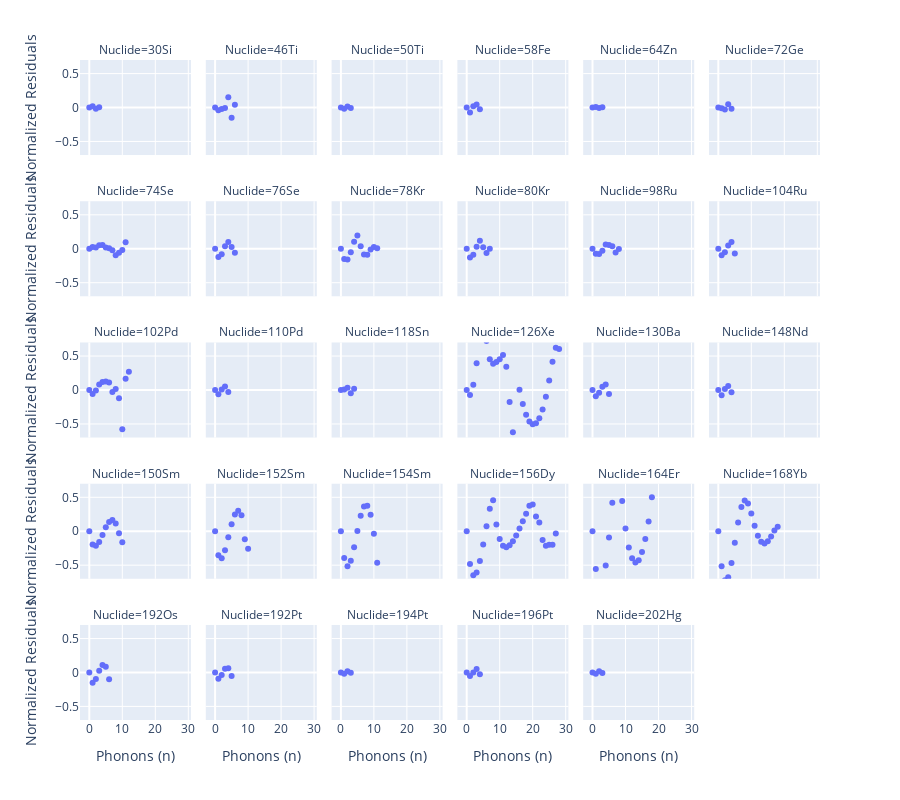

Notebook source saved alongside this figure:
### Code cell
residuals_df = merged.copy()
residuals_df = residuals_df.reset_index()
residuals_df["name"] = residuals_df["a"].astype(str) + residuals_df["symbol"]
residuals_df["residuals"] = residuals_df["energy"] - residuals_df["energy_pred"]
residuals_df["normalized_residuals"] = residuals_df["residuals"] / residuals_df["energy_quantum"]

best_residuals = get_best_r2(residuals_df, 0.9987)
fig = px.scatter(best_residuals, x="quanta", y="normalized_residuals", facet_col="name", facet_col_wrap=6, 
                 labels={"quanta": "Phonons (n)", "normalized_residuals": "Normalized Residuals", "name": "Nuclide"},
                 height=800)
                 
fig.update_yaxes(range=[-0.7, 0.7])
fig.show()

### Figure 1 — Plotly figure (JSON) as saved in the notebook; plotly's stock layout.template omitted (floating-point values rounded to 4 significant figures)
{"data": [{"hovertemplate": "Nuclide=30Si<br>Phonons (n)=%{x}<br>Normalized Residuals=%{y}<extra></extra>", "legendgroup": "", "marker": {"color": "#636efa", "symbol": "circle"}, "mode": "markers", "name": "", "orientation": "v", "showlegend": false, "type": "scatter", "x": [0, 1, 2, 3], "xaxis": "x25", "y": [0, 0.0169, -0.0169, 0.005632], "yaxis": "y25"}, {"hovertemplate": "Nuclide=46Ti<br>Phonons (n)=%{x}<br>Normalized Residuals=%{y}<extra></extra>", "legendgroup": "", "marker": {"color": "#636efa", "symbol": "circle"}, "mode": "markers", "name": "", "orientation": "v", "showlegend": false, "type": "scatter", "x": [0, 1, 2, 3, 4, 5, 6], "xaxis": "x26", "y": [0, -0.04201, -0.02223, -0.008316, 0.1512, -0.1493, 0.04222], "yaxis": "y26"}, {"hovertemplate": "Nuclide=50Ti<br>Phonons (n)=%{x}<br>Normalized Residuals=%{y}<extra></extra>", "legendgroup": "", "marker": {"color": "#636efa", "symbol": "circle"}, "mode": "markers", "name": "", "orientation": "v", "showlegend": false, "type": "scatter", "x": [0, 1, 2, 3], "xaxis": "x27", "y": [0, -0.01646, 0.01646, -0.005487], "yaxis": "y27"}, {"hovertemplate": "Nuclide=58Fe<br>Phonons (n)=%{x}<br>Normalized Residuals=%{y}<extra></extra>", "legendgroup": "", "marker": {"color": "#636efa", "symbol": "circle"}, "mode": "markers", "name": "", "orientation": "v", "showlegend": false, "type": "scatter", "x": [0, 1, 2, 3, 4], "xaxis": "x28", "y": [0, -0.07206, 0.01966, 0.04585, -0.0262], "yaxis": "y28"}, {"hovertemplate": "Nuclide=64Zn<br>Phonons (n)=%{x}<br>Normalized Residuals=%{y}<extra></extra>", "legendgroup": "", "marker": {"color": "#636efa", "symbol": "circle"}, "mode": "markers", "name": "", "orientation": "v", "showlegend": false, "type": "scatter", "x": [0, 1, 2, 3], "xaxis": "x29", "y": [0, 0.007673, -0.007673, 0.002558], "yaxis": "y29"}, {"hovertemplate": "Nuclide=72Ge<br>Phonons (n)=%{x}<br>Normalized Residuals=%{y}<extra></extra>", "legendgroup": "", "marker": {"color": "#636efa", "symbol": "circle"}, "mode": "markers", "name": "", "orientation": "v", "showlegend": false, "type": "scatter", "x": [0, 1, 2, 3, 4], "xaxis": "x30", "y": [0, -0.01003, -0.02905, 0.04877, -0.01954], "yaxis": "y30"}, {"hovertemplate": "Nuclide=74Se<br>Phonons (n)=%{x}<br>Normalized Residuals=%{y}<extra></extra>", "legendgroup": "", "marker": {"color": "#636efa", "symbol": "circle"}, "mode": "markers", "name": "", "orientation": "v", "showlegend": false, "type": "scatter", "x": [0, 1, 2, 3, 4, 5, 6, 7, 8, 9, 10, 11], "xaxis": "x19", "y": [0, 0.02678, 0.01855, 0.04997, 0.05444, 0.01942, 0.006389, -0.02225, -0.09413, -0.05705, -0.01905, 0.09507], "yaxis": "y19"}, {"hovertemplate": "Nuclide=76Se<br>Phonons (n)=%{x}<br>Normalized Residuals=%{y}<extra></extra>", "legendgroup": "", "marker": {"color": "#636efa", "symbol": "circle"}, "mode": "markers", "name": "", "orientation": "v", "showlegend": false, "type": "scatter", "x": [0, 1, 2, 3, 4, 5, 6], "xaxis": "x20", "y": [0, -0.1214, -0.08158, 0.03627, 0.1002, 0.02631, -0.05944], "yaxis": "y20"}, {"hovertemplate": "Nuclide=78Kr<br>Phonons (n)=%{x}<br>Normalized Residuals=%{y}<extra></extra>", "legendgroup": "", "marker": {"color": "#636efa", "symbol": "circle"}, "mode": "markers", "name": "", "orientation": "v", "showlegend": false, "type": "scatter", "x": [0, 1, 2, 3, 4, 5, 6, 7, 8, 9, 10, 11], "xaxis": "x21", "y": [0, -0.1519, -0.1593, -0.05091, 0.1047, 0.1951, 0.03842, -0.08312, -0.0866, -0.01098, 0.02763, 0.008714], "yaxis": "y21"}, {"hovertemplate": "Nuclide=80Kr<br>Phonons (n)=%{x}<br>Normalized Residuals=%{y}<extra></extra>", "legendgroup": "", "marker": {"color": "#636efa", "symbol": "circle"}, "mode": "markers", "name": "", "orientation": "v", "showlegend": false, "type": "scatter", "x": [0, 1, 2, 3, 4, 5, 6, 7], "xaxis": "x22", "y": [0, -0.1291, -0.08783, 0.03017, 0.1196, 0.0223, -0.06115, -0.001236], "yaxis": "y22"}, {"hovertemplate": "Nuclide=98Ru<br>Phonons (n)=%{x}<br>Normalized Residuals=%{y}<extra></extra>", "legendgroup": "", "marker": {"color": "#636efa", "symbol": "circle"}, "mode": "markers", "name": "", "orientation": "v", "showlegend": false, "type": "scatter", "x": [0, 1, 2, 3, 4, 5, 6, 7, 8], "xaxis": "x23", "y": [0, -0.07292, -0.0768, -0.0311, 0.06407, 0.05441, 0.0374, -0.05593, -0.005175], "yaxis": "y23"}, {"hovertemplate": "Nuclide=104Ru<br>Phonons (n)=%{x}<br>Normalized Residuals=%{y}<extra></extra>", "legendgroup": "", "marker": {"color": "#636efa", "symbol": "circle"}, "mode": "markers", "name": "", "orientation": "v", "showlegend": false, "type": "scatter", "x": [0, 1, 2, 3, 4, 5], "xaxis": "x24", "y": [0, -0.09735, -0.05153, 0.04927, 0.1007, -0.07007], "yaxis": "y24"}, {"hovertemplate": "Nuclide=102Pd<br>Phonons (n)=%{x}<br>Normalized Residuals=%{y}<extra></extra>", "legendgroup": "", "marker": {"color": "#636efa", "symbol": "circle"}, "mode": "markers", "name": "", "orientation": "v", "showlegend": false, "type": "scatter", "x": [0, 1, 2, 3, 4, 5, 6, 7, 8, 9, 10, 11, 12], "xaxis": "x13", "y": [0, -0.05944, -0.005567, 0.08218, 0.1196, 0.1265, 0.111, -0.03098, 0.0141, -0.1234, -0.5793, 0.1675, 0.2676], "yaxis": "y13"}, {"hovertemplate": "Nuclide=110Pd<br>Phonons (n)=%{x}<br>Normalized Residuals=%{y}<extra></extra>", "legendgroup": "", "marker": {"color": "#636efa", "symbol": "circle"}, "mode": "markers", "name": "", "orientation": "v", "showlegend": false, "type": "scatter", "x": [0, 1, 2, 3, 4], "xaxis": "x14", "y": [0, -0.06429, 0.009003, 0.05228, -0.02764], "yaxis": "y14"}, {"hovertemplate": "Nuclide=118Sn<br>Phonons (n)=%{x}<br>Normalized Residuals=%{y}<extra></extra>", "legendgroup": "", "marker": {"color": "#636efa", "symbol": "circle"}, "mode": "markers", "name": "", "orientation": "v", "showlegend": false, "type": "scatter", "x": [0, 1, 2, 3, 4], "xaxis": "x15", "y": [0, 0.005615, 0.03139, -0.04746, 0.0185], "yaxis": "y15"}, {"hovertemplate": "Nuclide=126Xe<br>Phonons (n)=%{x}<br>Normalized Residuals=%{y}<extra></extra>", "legendgroup": "", "marker": {"color": "#636efa", "symbol": "circle"}, "mode": "markers", "name": "", "orientation": "v", "showlegend": false, "type": "scatter", "x": [0, 1, 2, 3, 4, 5, 6, 7, 8, 9, 10, 11, 12, 13, 14, 15, 16, 17, 18, 19, 20, 21, 22, 23, 24, 25, 26, 27, 28], "xaxis": "x16", "y": [0, -0.07194, 0.07916, 0.3933, 0.7945, 1.211, 0.7213, 0.4543, 0.3855, 0.413, 0.4535, 0.5149, 0.3415, -0.1785, -0.6223, -1.251, 0.002553, -0.207, -0.3649, -0.4633, -0.505, -0.489, -0.4155, -0.2869, -0.09941, 0.1401, 0.4148, 0.6238, 0.6037], "yaxis": "y16"}, {"hovertemplate": "Nuclide=130Ba<br>Phonons (n)=%{x}<br>Normalized Residuals=%{y}<extra></extra>", "legendgroup": "", "marker": {"color": "#636efa", "symbol": "circle"}, "mode": "markers", "name": "", "orientation": "v", "showlegend": false, "type": "scatter", "x": [0, 1, 2, 3, 4, 5], "xaxis": "x17", "y": [0, -0.09074, -0.04077, 0.0467, 0.08185, -0.05904], "yaxis": "y17"}, {"hovertemplate": "Nuclide=148Nd<br>Phonons (n)=%{x}<br>Normalized Residuals=%{y}<extra></extra>", "legendgroup": "", "marker": {"color": "#636efa", "symbol": "circle"}, "mode": "markers", "name": "", "orientation": "v", "showlegend": false, "type": "scatter", "x": [0, 1, 2, 3, 4], "xaxis": "x18", "y": [0, -0.0782, 0.01463, 0.05869, -0.03178], "yaxis": "y18"}, {"hovertemplate": "Nuclide=150Sm<br>Phonons (n)=%{x}<br>Normalized Residuals=%{y}<extra></extra>", "legendgroup": "", "marker": {"color": "#636efa", "symbol": "circle"}, "mode": "markers", "name": "", "orientation": "v", "showlegend": false, "type": "scatter", "x": [0, 1, 2, 3, 4, 5, 6, 7, 8, 9, 10], "xaxis": "x7", "y": [0, -0.1941, -0.2149, -0.1575, -0.05443, 0.05917, 0.1375, 0.1642, 0.1154, -0.03052, -0.1605], "yaxis": "y7"}, {"hovertemplate": "Nuclide=152Sm<br>Phonons (n)=%{x}<br>Normalized Residuals=%{y}<extra></extra>", "legendgroup": "", "marker": {"color": "#636efa", "symbol": "circle"}, "mode": "markers", "name": "", "orientation": "v", "showlegend": false, "type": "scatter", "x": [0, 1, 2, 3, 4, 5, 6, 7, 8, 9, 10], "xaxis": "x8", "y": [0, -0.3538, -0.399, -0.2797, -0.09002, 0.1032, 0.2483, 0.3036, 0.2353, -0.1193, -0.2588], "yaxis": "y8"}, {"hovertemplate": "Nuclide=154Sm<br>Phonons (n)=%{x}<br>Normalized Residuals=%{y}<extra></extra>", "legendgroup": "", "marker": {"color": "#636efa", "symbol": "circle"}, "mode": "markers", "name": "", "orientation": "v", "showlegend": false, "type": "scatter", "x": [0, 1, 2, 3, 4, 5, 6, 7, 8, 9, 10, 11], "xaxis": "x9", "y": [0, -0.3952, -0.5145, -0.4347, -0.2374, 0.00522, 0.2272, 0.3662, 0.3772, 0.244, -0.03781, -0.4646], "yaxis": "y9"}, {"hovertemplate": "Nuclide=156Dy<br>Phonons (n)=%{x}<br>Normalized Residuals=%{y}<extra></extra>", "legendgroup": "", "marker": {"color": "#636efa", "symbol": "circle"}, "mode": "markers", "name": "", "orientation": "v", "showlegend": false, "type": "scatter", "x": [0, 1, 2, 3, 4, 5, 6, 7, 8, 9, 10, 11, 12, 13, 14, 15, 16, 17, 18, 19, 20, 21, 22, 23, 24, 25, 26, 27], "xaxis": "x10", "y": [0, -0.4829, -0.6499, -0.6092, -0.4392, -0.195, 0.07524, 0.3327, 0.4572, 0.0995, -0.1144, -0.2145, -0.2365, -0.2081, -0.1474, -0.06186, 0.03875, 0.1458, 0.2582, 0.3766, 0.3922, 0.218, 0.1272, -0.1291, -0.2138, -0.199, -0.1973, -0.03222], "yaxis": "y10"}, {"hovertemplate": "Nuclide=164Er<br>Phonons (n)=%{x}<br>Normalized Residuals=%{y}<extra></extra>", "legendgroup": "", "marker": {"color": "#636efa", "symbol": "circle"}, "mode": "markers", "name": "", "orientation": "v", "showlegend": false, "type": "scatter", "x": [0, 1, 2, 3, 4, 5, 6, 7, 8, 9, 10, 11, 12, 13, 14, 15, 16, 17, 18], "xaxis": "x11", "y": [0, -0.5573, -0.7941, -0.7577, -0.5045, -0.09292, 0.4192, 0.9532, 0.9553, 0.446, 0.03894, -0.2385, -0.3992, -0.4608, -0.4281, -0.3058, -0.1134, 0.1443, 0.5007], "yaxis": "y11"}, {"hovertemplate": "Nuclide=168Yb<br>Phonons (n)=%{x}<br>Normalized Residuals=%{y}<extra></extra>", "legendgroup": "", "marker": {"color": "#636efa", "symbol": "circle"}, "mode": "markers", "name": "", "orientation": "v", "showlegend": false, "type": "scatter", "x": [0, 1, 2, 3, 4, 5, 6, 7, 8, 9, 10, 11, 12, 13, 14, 15, 16, 17, 18], "xaxis": "x12", "y": [0, -0.5151, -0.7209, -0.6793, -0.4667, -0.1683, 0.1302, 0.3558, 0.4541, 0.4092, 0.2596, 0.08174, -0.06644, -0.1545, -0.1797, -0.1487, -0.07692, 0.01185, 0.06677], "yaxis": "y12"}, {"hovertemplate": "Nuclide=192Os<br>Phonons (n)=%{x}<br>Normalized Residuals=%{y}<extra></extra>", "legendgroup": "", "marker": {"color": "#636efa", "symbol": "circle"}, "mode": "markers", "name": "", "orientation": "v", "showlegend": false, "type": "scatter", "x": [0, 1, 2, 3, 4, 5, 6], "xaxis": "x", "y": [0, -0.151, -0.09564, 0.02483, 0.1104, 0.08274, -0.09789], "yaxis": "y"}, {"hovertemplate": "Nuclide=192Pt<br>Phonons (n)=%{x}<br>Normalized Residuals=%{y}<extra></extra>", "legendgroup": "", "marker": {"color": "#636efa", "symbol": "circle"}, "mode": "markers", "name": "", "orientation": "v", "showlegend": false, "type": "scatter", "x": [0, 1, 2, 3, 4, 5], "xaxis": "x2", "y": [0, -0.09107, -0.03577, 0.05447, 0.06302, -0.05057], "yaxis": "y2"}, {"hovertemplate": "Nuclide=194Pt<br>Phonons (n)=%{x}<br>Normalized Residuals=%{y}<extra></extra>", "legendgroup": "", "marker": {"color": "#636efa", "symbol": "circle"}, "mode": "markers", "name": "", "orientation": "v", "showlegend": false, "type": "scatter", "x": [0, 1, 2, 3], "xaxis": "x3", "y": [0, -0.0173, 0.0173, -0.005765], "yaxis": "y3"}, {"hovertemplate": "Nuclide=196Pt<br>Phonons (n)=%{x}<br>Normalized Residuals=%{y}<extra></extra>", "legendgroup": "", "marker": {"color": "#636efa", "symbol": "circle"}, "mode": "markers", "name": "", "orientation": "v", "showlegend": false, "type": "scatter", "x": [0, 1, 2, 3, 4], "xaxis": "x4", "y": [0, -0.05149, -0.000539, 0.05221, -0.02602], "yaxis": "y4"}, {"hovertemplate": "Nuclide=202Hg<br>Phonons (n)=%{x}<br>Normalized Residuals=%{y}<extra></extra>", "legendgroup": "", "marker": {"color": "#636efa", "symbol": "circle"}, "mode": "markers", "name": "", "orientation": "v", "showlegend": false, "type": "scatter", "x": [0, 1, 2, 3], "xaxis": "x5", "y": [0, -0.01841, 0.01841, -0.006137], "yaxis": "y5"}], "layout": {"annotations": [{"font": {}, "showarrow": false, "text": "Nuclide=192Os", "x": 0.075, "xanchor": "center", "xref": "paper", "y": 0.144, "yanchor": "bottom", "yref": "paper"}, {"font": {}, "showarrow": false, "text": "Nuclide=192Pt", "x": 0.245, "xanchor": "center", "xref": "paper", "y": 0.144, "yanchor": "bottom", "yref": "paper"}, {"font": {}, "showarrow": false, "text": "Nuclide=194Pt", "x": 0.415, "xanchor": "center", "xref": "paper", "y": 0.144, "yanchor": "bottom", "yref": "paper"}, {"font": {}, "showarrow": false, "text": "Nuclide=196Pt", "x": 0.585, "xanchor": "center", "xref": "paper", "y": 0.144, "yanchor": "bottom", "yref": "paper"}, {"font": {}, "showarrow": false, "text": "Nuclide=202Hg", "x": 0.755, "xanchor": "center", "xref": "paper", "y": 0.144, "yanchor": "bottom", "yref": "paper"}, {"font": {}, "showarrow": false, "text": "Nuclide=150Sm", "x": 0.075, "xanchor": "center", "xref": "paper", "y": 0.358, "yanchor": "bottom", "yref": "paper"}, {"font": {}, "showarrow": false, "text": "Nuclide=152Sm", "x": 0.245, "xanchor": "center", "xref": "paper", "y": 0.358, "yanchor": "bottom", "yref": "paper"}, {"font": {}, "showarrow": false, "text": "Nuclide=154Sm", "x": 0.415, "xanchor": "center", "xref": "paper", "y": 0.358, "yanchor": "bottom", "yref": "paper"}, {"font": {}, "showarrow": false, "text": "Nuclide=156Dy", "x": 0.585, "xanchor": "center", "xref": "paper", "y": 0.358, "yanchor": "bottom", "yref": "paper"}, {"font": {}, "showarrow": false, "text": "Nuclide=164Er", "x": 0.755, "xanchor": "center", "xref": "paper", "y": 0.358, "yanchor": "bottom", "yref": "paper"}, {"font": {}, "showarrow": false, "text": "Nuclide=168Yb", "x": 0.925, "xanchor": "center", "xref": "paper", "y": 0.358, "yanchor": "bottom", "yref": "paper"}, {"font": {}, "showarrow": false, "text": "Nuclide=102Pd", "x": 0.075, "xanchor": "center", "xref": "paper", "y": 0.572, "yanchor": "bottom", "yref": "paper"}, {"font": {}, "showarrow": false, "text": "Nuclide=110Pd", "x": 0.245, "xanchor": "center", "xref": "paper", "y": 0.572, "yanchor": "bottom", "yref": "paper"}, {"font": {}, "showarrow": false, "text": "Nuclide=118Sn", "x": 0.415, "xanchor": "center", "xref": "paper", "y": 0.572, "yanchor": "bottom", "yref": "paper"}, {"font": {}, "showarrow": false, "text": "Nuclide=126Xe", "x": 0.585, "xanchor": "center", "xref": "paper", "y": 0.572, "yanchor": "bottom", "yref": "paper"}, {"font": {}, "showarrow": false, "text": "Nuclide=130Ba", "x": 0.755, "xanchor": "center", "xref": "paper", "y": 0.572, "yanchor": "bottom", "yref": "paper"}, {"font": {}, "showarrow": false, "text": "Nuclide=148Nd", "x": 0.925, "xanchor": "center", "xref": "paper", "y": 0.572, "yanchor": "bottom", "yref": "paper"}, {"font": {}, "showarrow": false, "text": "Nuclide=74Se", "x": 0.075, "xanchor": "center", "xref": "paper", "y": 0.786, "yanchor": "bottom", "yref": "paper"}, {"font": {}, "showarrow": false, "text": "Nuclide=76Se", "x": 0.245, "xanchor": "center", "xref": "paper", "y": 0.786, "yanchor": "bottom", "yref": "paper"}, {"font": {}, "showarrow": false, "text": "Nuclide=78Kr", "x": 0.415, "xanchor": "center", "xref": "paper", "y": 0.786, "yanchor": "bottom", "yref": "paper"}, {"font": {}, "showarrow": false, "text": "Nuclide=80Kr", "x": 0.585, "xanchor": "center", "xref": "paper", "y": 0.786, "yanchor": "bottom", "yref": "paper"}, {"font": {}, "showarrow": false, "text": "Nuclide=98Ru", "x": 0.755, "xanchor": "center", "xref": "paper", "y": 0.786, "yanchor": "bottom", "yref": "paper"}, {"font": {}, "showarrow": false, "text": "Nuclide=104Ru", "x": 0.925, "xanchor": "center", "xref": "paper", "y": 0.786, "yanchor": "bottom", "yref": "paper"}, {"font": {}, "showarrow": false, "text": "Nuclide=30Si", "x": 0.075, "xanchor": "center", "xref": "paper", "y": 1, "yanchor": "bottom", "yref": "paper"}, {"font": {}, "showarrow": false, "text": "Nuclide=46Ti", "x": 0.245, "xanchor": "center", "xref": "paper", "y": 1, "yanchor": "bottom", "yref": "paper"}, {"font": {}, "showarrow": false, "text": "Nuclide=50Ti", "x": 0.415, "xanchor": "center", "xref": "paper", "y": 1, "yanchor": "bottom", "yref": "paper"}, {"font": {}, "showarrow": false, "text": "Nuclide=58Fe", "x": 0.585, "xanchor": "center", "xref": "paper", "y": 1, "yanchor": "bottom", "yref": "paper"}, {"font": {}, "showarrow": false, "text": "Nuclide=64Zn", "x": 0.755, "xanchor": "center", "xref": "paper", "y": 1, "yanchor": "bottom", "yref": "paper"}, {"font": {}, "showarrow": false, "text": "Nuclide=72Ge", "x": 0.925, "xanchor": "center", "xref": "paper", "y": 1, "yanchor": "bottom", "yref": "paper"}], "height": 800, "legend": {"tracegroupgap": 0}, "margin": {"t": 60}, "xaxis": {"anchor": "y", "domain": [0, 0.15], "title": {"text": "Phonons (n)"}}, "xaxis10": {"anchor": "y10", "domain": [0.51, 0.66], "matches": "x", "showticklabels": false}, "xaxis11": {"anchor": "y11", "domain": [0.68, 0.83], "matches": "x", "showticklabels": false}, "xaxis12": {"anchor": "y12", "domain": [0.85, 1], "matches": "x", "showticklabels": false}, "xaxis13": {"anchor": "y13", "domain": [0, 0.15], "matches": "x", "showticklabels": false}, "xaxis14": {"anchor": "y14", "domain": [0.17, 0.32], "matches": "x", "showticklabels": false}, "xaxis15": {"anchor": "y15", "domain": [0.34, 0.49], "matches": "x", "showticklabels": false}, "xaxis16": {"anchor": "y16", "domain": [0.51, 0.66], "matches": "x", "showticklabels": false}, "xaxis17": {"anchor": "y17", "domain": [0.68, 0.83], "matches": "x", "showticklabels": false}, "xaxis18": {"anchor": "y18", "domain": [0.85, 1], "matches": "x", "showticklabels": false}, "xaxis19": {"anchor": "y19", "domain": [0, 0.15], "matches": "x", "showticklabels": false}, "xaxis2": {"anchor": "y2", "domain": [0.17, 0.32], "matches": "x", "title": {"text": "Phonons (n)"}}, "xaxis20": {"anchor": "y20", "domain": [0.17, 0.32], "matches": "x", "showticklabels": false}, "xaxis21": {"anchor": "y21", "domain": [0.34, 0.49], "matches": "x", "showticklabels": false}, "xaxis22": {"anchor": "y22", "domain": [0.51, 0.66], "matches": "x", "showticklabels": false}, "xaxis23": {"anchor": "y23", "domain": [0.68, 0.83], "matches": "x", "showticklabels": false}, "xaxis24": {"anchor": "y24", "domain": [0.85, 1], "matches": "x", "showticklabels": false}, "xaxis25": {"anchor": "y25", "domain": [0, 0.15], "matches": "x", "showticklabels": false}, "xaxis26": {"anchor": "y26", "domain": [0.17, 0.32], "matches": "x", "showticklabels": false}, "xaxis27": {"anchor": "y27", "domain": [0.34, 0.49], "matches": "x", "showticklabels": false}, "xaxis28": {"anchor": "y28", "domain": [0.51, 0.66], "matches": "x", "showticklabels": false}, "xaxis29": {"anchor": "y29", "domain": [0.68, 0.83], "matches": "x", "showticklabels": false}, "xaxis3": {"anchor": "y3", "domain": [0.34, 0.49], "matches": "x", "title": {"text": "Phonons (n)"}}, "xaxis30": {"anchor": "y30", "domain": [0.85, 1], "matches": "x", "showticklabels": false}, "xaxis4": {"anchor": "y4", "domain": [0.51, 0.66], "matches": "x", "title": {"text": "Phonons (n)"}}, "xaxis5": {"anchor": "y5", "domain": [0.68, 0.83], "matches": "x", "title": {"text": "Phonons (n)"}}, "xaxis6": {"anchor": "y6", "domain": [0.85, 1], "matches": "x", "title": {"text": "Phonons (n)"}}, "xaxis7": {"anchor": "y7", "domain": [0, 0.15], "matches": "x", "showticklabels": false}, "xaxis8": {"anchor": "y8", "domain": [0.17, 0.32], "matches": "x", "showticklabels": false}, "xaxis9": {"anchor": "y9", "domain": [0.34, 0.49], "matches": "x", "showticklabels": false}, "yaxis": {"anchor": "x", "domain": [0, 0.144], "range": [-0.7, 0.7], "title": {"text": "Normalized Residuals"}}, "yaxis10": {"anchor": "x10", "domain": [0.214, 0.358], "matches": "y", "range": [-0.7, 0.7], "showticklabels": false}, "yaxis11": {"anchor": "x11", "domain": [0.214, 0.358], "matches": "y", "range": [-0.7, 0.7], "showticklabels": false}, "yaxis12": {"anchor": "x12", "domain": [0.214, 0.358], "matches": "y", "range": [-0.7, 0.7], "showticklabels": false}, "yaxis13": {"anchor": "x13", "domain": [0.428, 0.572], "matches": "y", "range": [-0.7, 0.7], "title": {"text": "Normalized Residuals"}}, "yaxis14": {"anchor": "x14", "domain": [0.428, 0.572], "matches": "y", "range": [-0.7, 0.7], "showticklabels": false}, "yaxis15": {"anchor": "x15", "domain": [0.428, 0.572], "matches": "y", "range": [-0.7, 0.7], "showticklabels": false}, "yaxis16": {"anchor": "x16", "domain": [0.428, 0.572], "matches": "y", "range": [-0.7, 0.7], "showticklabels": false}, "yaxis17": {"anchor": "x17", "domain": [0.428, 0.572], "matches": "y", "range": [-0.7, 0.7], "showticklabels": false}, "yaxis18": {"anchor": "x18", "domain": [0.428, 0.572], "matches": "y", "range": [-0.7, 0.7], "showticklabels": false}, "yaxis19": {"anchor": "x19", "domain": [0.642, 0.786], "matches": "y", "range": [-0.7, 0.7], "title": {"text": "Normalized Residuals"}}, "yaxis2": {"anchor": "x2", "domain": [0, 0.144], "matches": "y", "range": [-0.7, 0.7], "showticklabels": false}, "yaxis20": {"anchor": "x20", "domain": [0.642, 0.786], "matches": "y", "range": [-0.7, 0.7], "showticklabels": false}, "yaxis21": {"anchor": "x21", "domain": [0.642, 0.786], "matches": "y", "range": [-0.7, 0.7], "showticklabels": false}, "yaxis22": {"anchor": "x22", "domain": [0.642, 0.786], "matches": "y", "range": [-0.7, 0.7], "showticklabels": false}, "yaxis23": {"anchor": "x23", "domain": [0.642, 0.786], "matches": "y", "range": [-0.7, 0.7], "showticklabels": false}, "yaxis24": {"anchor": "x24", "domain": [0.642, 0.786], "matches": "y", "range": [-0.7, 0.7], "showticklabels": false}, "yaxis25": {"anchor": "x25", "domain": [0.856, 1], "matches": "y", "range": [-0.7, 0.7], "title": {"text": "Normalized Residuals"}}, "yaxis26": {"anchor": "x26", "domain": [0.856, 1], "matches": "y", "range": [-0.7, 0.7], "showticklabels": false}, "yaxis27": {"anchor": "x27", "domain": [0.856, 1], "matches": "y", "range": [-0.7, 0.7], "showticklabels": false}, "yaxis28": {"anchor": "x28", "domain": [0.856, 1], "matches": "y", "range": [-0.7, 0.7], "showticklabels": false}, "yaxis29": {"anchor": "x29", "domain": [0.856, 1], "matches": "y", "range": [-0.7, 0.7], "showticklabels": false}, "yaxis3": {"anchor": "x3", "domain": [0, 0.144], "matches": "y", "range": [-0.7, 0.7], "showticklabels": false}, "yaxis30": {"anchor": "x30", "domain": [0.856, 1], "matches": "y", "range": [-0.7, 0.7], "showticklabels": false}, "yaxis4": {"anchor": "x4", "domain": [0, 0.144], "matches": "y", "range": [-0.7, 0.7], "showticklabels": false}, "yaxis5": {"anchor": "x5", "domain": [0, 0.144], "matches": "y", "range": [-0.7, 0.7], "showticklabels": false}, "yaxis6": {"anchor": "x6", "domain": [0, 0.144], "matches": "y", "range": [-0.7, 0.7], "showticklabels": false}, "yaxis7": {"anchor": "x7", "domain": [0.214, 0.358], "matches": "y", "range": [-0.7, 0.7], "title": {"text": "Normalized Residuals"}}, "yaxis8": {"anchor": "x8", "domain": [0.214, 0.358], "matches": "y", "range": [-0.7, 0.7], "showticklabels": false}, "yaxis9": {"anchor": "x9", "domain": [0.214, 0.358], "matches": "y", "range": [-0.7, 0.7], "showticklabels": false}}}
